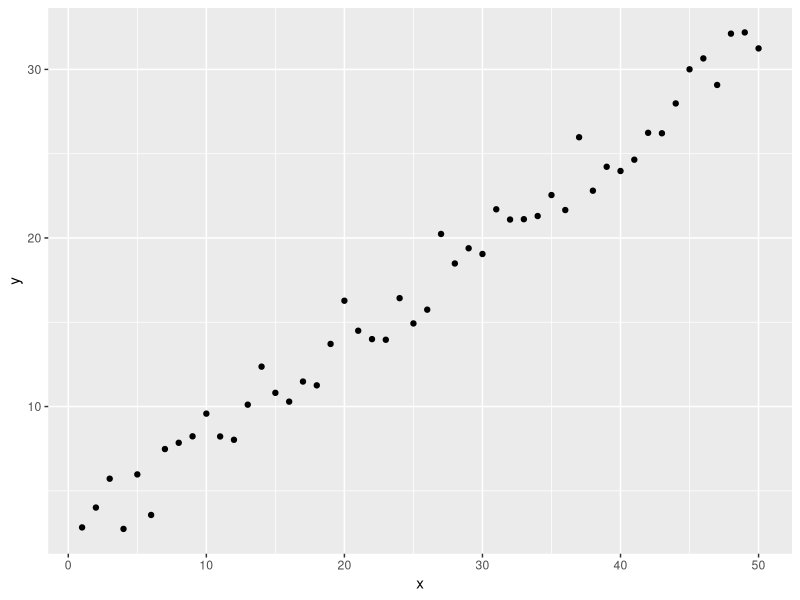
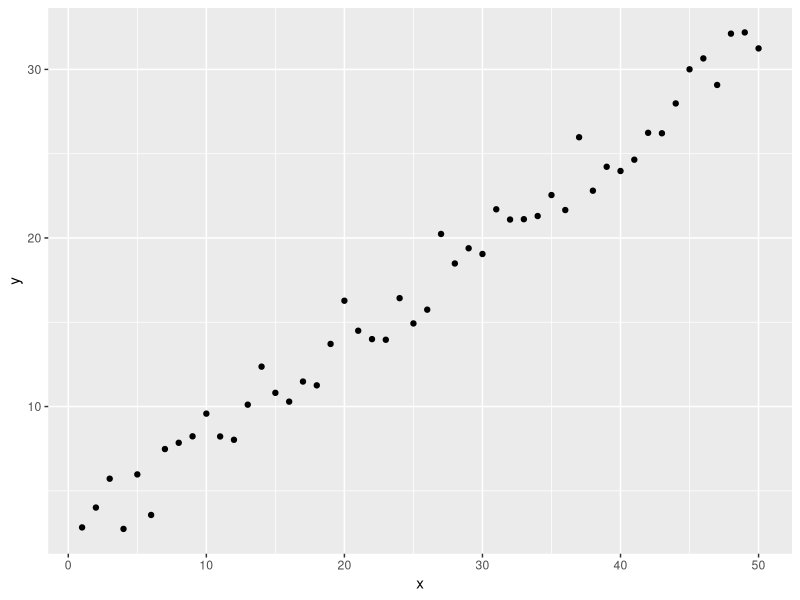
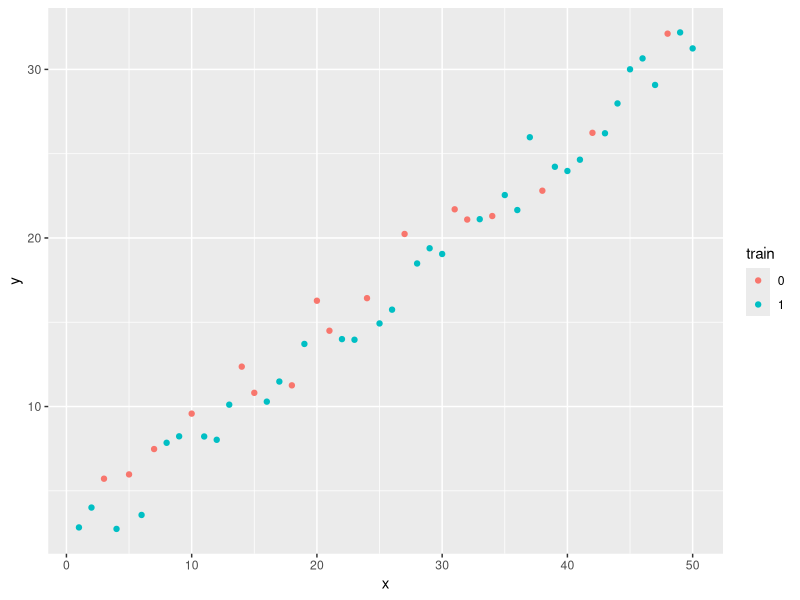
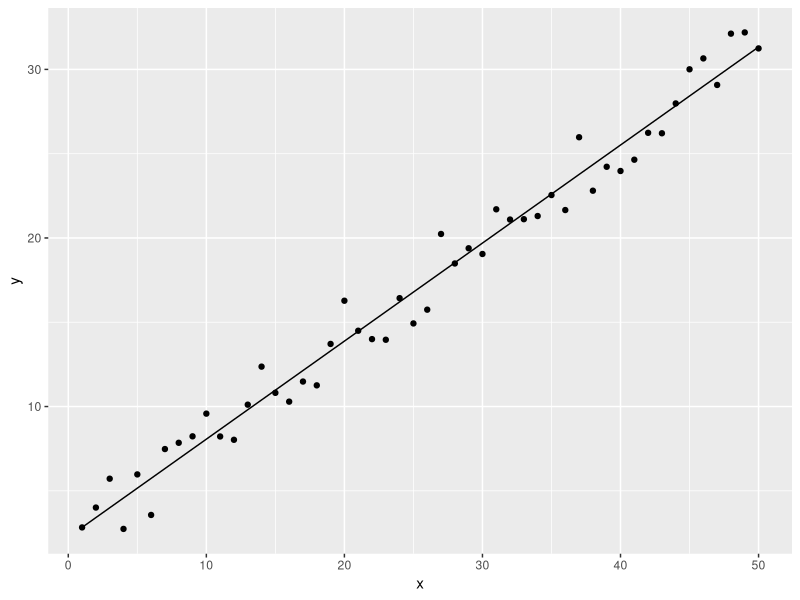
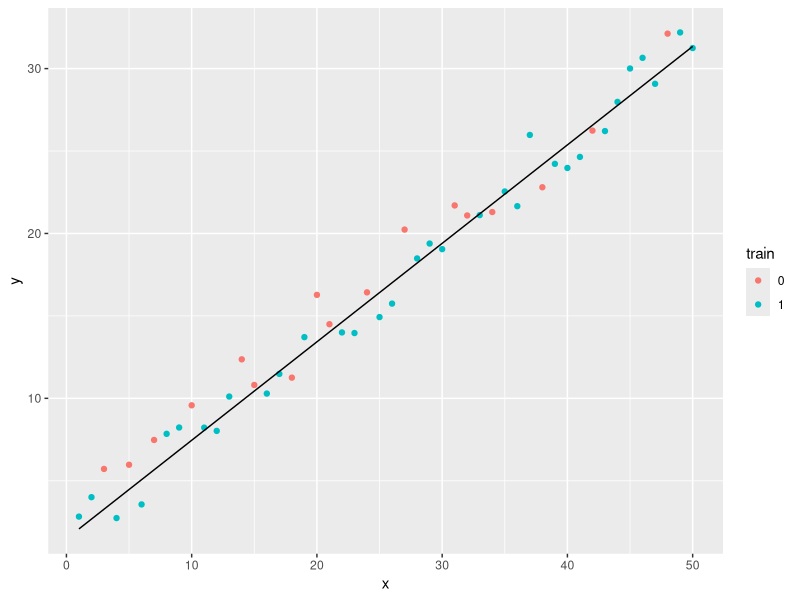
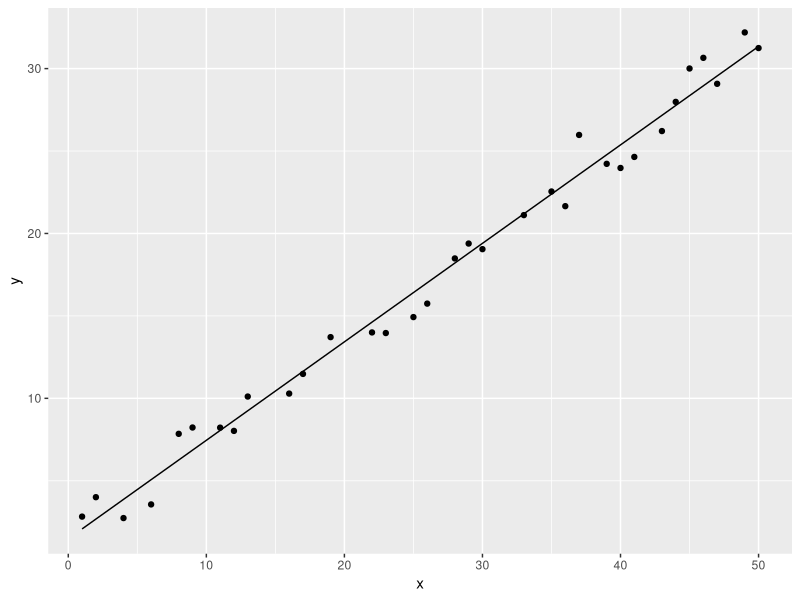

Source code (R) for these figures, in order:
library(tidyverse)

df = tibble(a = 1:50)
df$b <- df$a*.58 + .05
set.seed(80)
df$error <- runif(50) * 5
df$meas <- df$b + df$error
ggplot(df) + geom_point(aes(a, meas)) + xlab('x') + ylab('y')
plot(last_plot())

df$train <- sample(c(0,1), 50, replace = TRUE, prob = c(.3, .7))
df$train <- as.factor(df$train)
p <- ggplot(df) + geom_point(aes(a, meas, color = train)) + xlab('x') + ylab('y')
plot(p)

trainset <- df %>% filter(train == 1)
train_lm <- lm(meas ~ a, trainset)

whole_lm <- lm(meas ~ a, data = df)
df$pred_standard <- predict(whole_lm, df)
df$pred_train <- predict(train_lm, df)

p <- ggplot(df) + geom_point(aes(a, meas)) + geom_line(aes(a, pred_standard)) +
  xlab('x') + ylab('y')
plot(p)

p <- ggplot(df) + geom_point(aes(a, meas, color = train)) + xlab('x') + 
  ylab('y') + geom_line(aes(a, pred_train))
plot(p)

test <- df %>% filter(train == 0)
print(cor(test$meas, test$pred_train)^2)

trainset$pred_train <- predict(train_lm, trainset)
p <- ggplot(trainset) + geom_point(aes(a, meas)) + xlab('x') + ylab('y') +
  geom_line(aes(a, pred_train))
plot(p)
